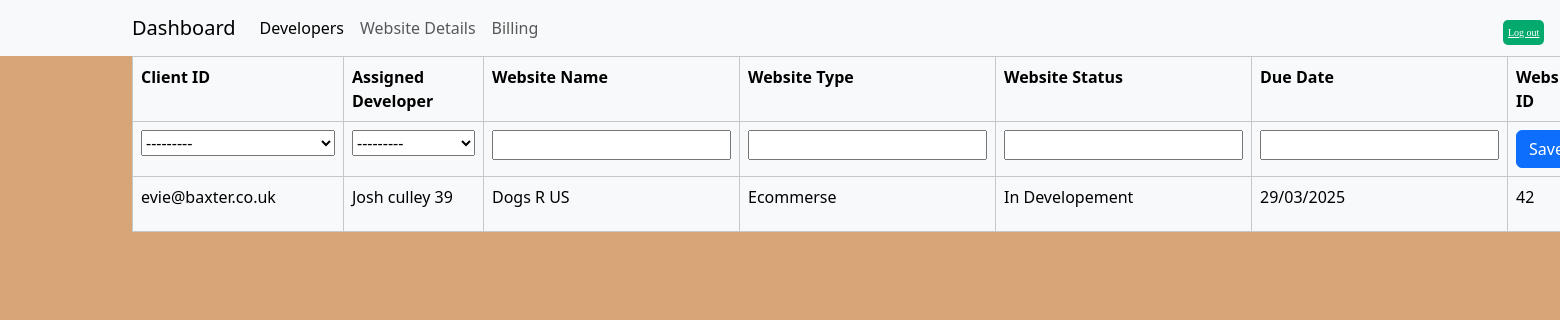
The app's page /admin_website_details with its own data.
### WebDev/models.py (models this page shows, shortened)
class Developers(models.Model):
  DeveloperID = models.BigAutoField(auto_created=True, primary_key=True, blank=False, unique=True)
  FirstName = models.CharField(max_length=255, blank=False)
  LastName = models.CharField(max_length=255, blank=False)
  Gender = models.CharField(max_length=255, null=True)
  Email = models.CharField(max_length=255, blank=False )
  MobileNumber = models.CharField(max_length=255, blank=False)
  HomeNumber = models.CharField(max_length=255, null=True)
  def __str__(self):
    return '%s %s %s' % (self.FirstName, self.LastName, self.DeveloperID)

class Website_details(models.Model):
  WebsiteID = models.BigAutoField(auto_created=True, primary_key=True, blank=False, unique=True)
  ClientID = models.ForeignKey(User, on_delete=models.CASCADE)
  DeveloperID = models.ForeignKey(Developers, blank=True, null=True, on_delete=models.CASCADE)
  WebsiteName = models.CharField(max_length=255, blank=False)
  WebsiteType = models.CharField(max_length=255, blank=False)
  WebsiteStatus = models.CharField(max_length=255, blank=True)
  DueDate = models.CharField(max_length=255, blank=True, null=True)

### WebDev/views.py (the view, shortened to what this page needs)
# urls.py: path('admin_website_details', views.admin_website_details, name='admin_website_details'),  # website details
def admin_website_details(request):
    context ={}
    form = details_form()
    details = Website_details.objects.all()
    context['details'] = details
    context['form'] = form
    return render(request, 'WebDev/admin_website_details.html', context)

### WebDev/forms.py
class details_form(forms.ModelForm):
    class Meta:
        model=Website_details
        fields=['WebsiteID', 'ClientID', 'DeveloperID', 'WebsiteName','WebsiteType','WebsiteStatus','DueDate']

### WebDev/templates/WebDev/admin_website_details.html (shortened to what this page needs)
<!DOCTYPE html>
{% extends 'WebDev/base.html' %}
{% load static %}
{% block content %}
<head>
</head>
<a href="{% url 'home' %}" class="admin-button" style="position:absolute; right: 1%; top:1%; color: #ffffff;  background-color: #04AA6D;">Log out</a>
 <form method="post" action="{%url 'admin_website_details' %}">
<table class = "table table-bordered table-light">
    <tr><th>Client ID</th><th>Assigned Developer</th><th>Website Name</th><th>Website Type </th><th>Website Status</th><th>Due Date</th><th>Website ID</th><th>##############</th></tr>
    {% if not form.instance.WebsiteID %}
    <tr>
        {%include 'Webdev/web_save.html' %}
    </tr>
    {% endif %}
    {% for x in details %}
        <tr>
            {% if form.instance.WebsiteID == x.WebsiteID %}
            {%include 'Webdev/web_save.html' %}
            {% else %}
            <td>{{x.ClientID}}</td>
            <td>{{x.DeveloperID}}</td>
            <td>{{x.WebsiteName}}</td>
            <td>{{x.WebsiteType}}</td>
            <td>{{x.WebsiteStatus}}</td>
            <td>{{x.DueDate}}</td>
            <td>{{x.WebsiteID}}</td>
            {% endif %}
        </tr>
    {% endfor %}
    </table>
</form>
{% endblock %}

### WebDev/templates/WebDev/web_save.html
{%for field in form%}
        <td>{{ field }}</td>
    {%endfor%}
    <td><button class="btn btn-primary" name="web_save" value = "{{x.WebsiteID}}">Save </button></td>

### WebDev/static/WebDev/style.css (style rules this page uses)
.home-body { background-color: #d8a576; background-size: 100px 80px; height: 2000px;; z-index: -10; background: linear-gradient(180deg, #d8a576 40%, #fff5e8 50%); }
.admin-button { font-family: "Times New Roman", Times, serif; background-color: #ffffff; border: none; color: rgb(0, 0, 0); padding: 5px; text-align: center; font-size: 10px; border-radius: 5px; }

### records on screen
Developers: form "---------"
Website_details: ClientID "evie@baxter.co.uk", DeveloperID "Josh culley 39", WebsiteName "Dogs R US", WebsiteType "Ecommerse", WebsiteStatus "In Developement", DueDate "29/03/2025", WebsiteID "42"
